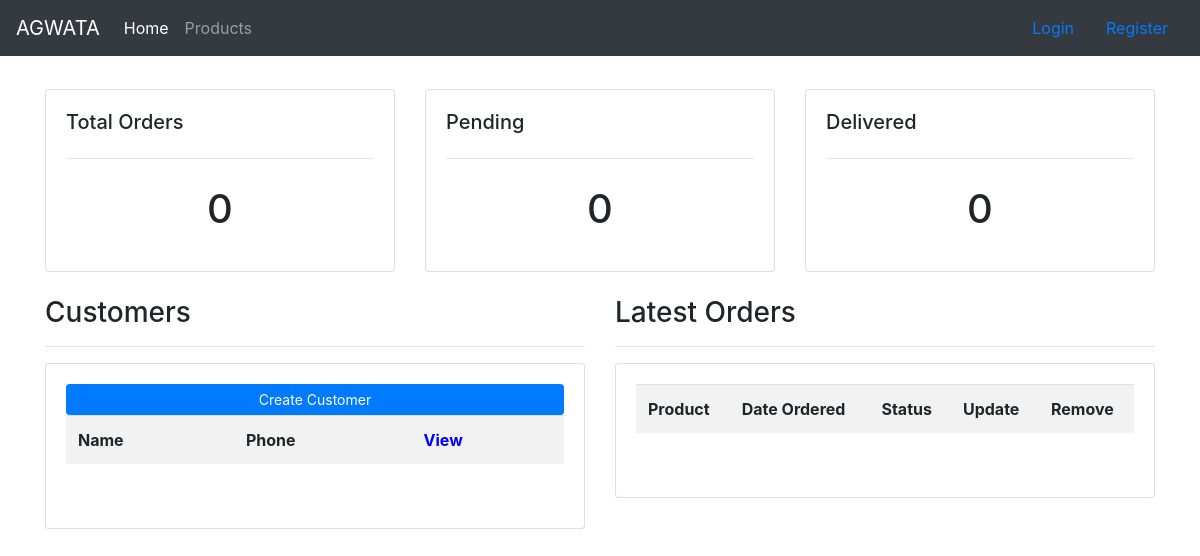
The app's page /, older data.
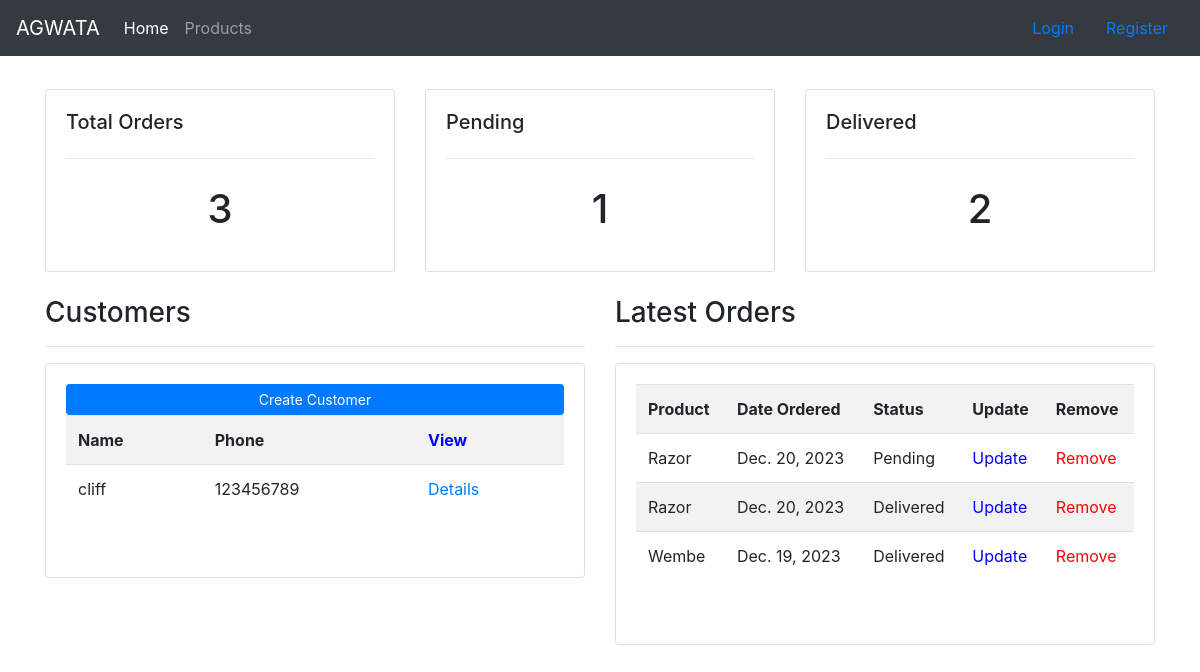
The same page, newer data.
### accounts/models.py (models this page shows, shortened)
class Customer(models.Model):
    name = models.CharField(max_length=200, null=True)
    phone = models.CharField(max_length=200, null=True)
    email = models.CharField(max_length=200, null=True)
    date_created = models.DateField(auto_now_add=True, null=True)

class Order(models.Model):
    STATUS = (
        ('Pending', 'Pending'),
        ('Out of stock', 'Out of stock'),
        ('Delivered', 'Delivered'),
    )
    customer = models.ForeignKey(Customer, null=True, on_delete=models.SET_NULL)
    product = models.ForeignKey(Product, null=True, on_delete=models.SET_NULL)
    date_created = models.DateField(auto_now_add=True, null=True)
    status = models.CharField(max_length=200, null=True, choices=STATUS)

class Product(models.Model):
    CATEGORY = (
        ('Indoor', 'Indoor'),
        ('Outdoor', 'Outdoor'),
    )
    name = models.CharField(max_length=200, null=True)
    price = models.FloatField(null=True)
    category = models.CharField(max_length=200, null=True, choices=CATEGORY)
    description = models.CharField(max_length=200, null=True)
    date_created = models.DateField(auto_now_add=True, null=True)
    tags = models.ManyToManyField(Tag)
    def __str__(self):
        return self.name

### accounts/views.py (the view)
# urls.py: path('', views.home, name = 'home'),
def home(request):
    customers = Customer.objects.all()
    orders = Order.objects.all()
    pending = orders.filter(status='Pending')
    delivered = orders.filter(status='Delivered')
    total_orders = orders.count()
    context = {'customers': customers, 'orders': orders, 'total_orders': total_orders, 'pending':pending, 'delivered':delivered}
    return render(request, 'accounts/home.html', context)

### templates/accounts/home.html
{% extends 'base.html' %}
{% block content %}
<div class="row mt-3">
    <div class="col-md">
        <div class="card card-body">
                <h5>Total Orders</h5>
                <hr>
                <h1 style="text-align: center; padding: 10px">{{ total_orders }}</h1>
        </div>
    </div>
    <div class="col-md">
        <div class="card card-body">
                <h5>Pending</h5>
                <hr>
                <h1 style="text-align: center; padding: 10px">{{ pending.count }}</h1>
        </div>
    </div>
    <div class="col-md">
        <div class="card card-body">
                <h5>Delivered</h5>
                <hr>
                <h1 style="text-align: center; padding: 10px">{{ delivered.count }}</h1>
        </div>
    </div>
</div>
<br>
<div class="row">
    <div class="col-md">
        <h3>Customers</h3>
        <hr>
        <div class="card card-body">
            <a href="{% url 'create_customer' %}" class="btn btn-primary btn-sm btn-block">Create Customer</a>
            <table class="table table-striped">
                <tr>
                    <th>Name</th>
                    <th>Phone</th>
                    <th style="color: blue;">View</th>
                </tr>
                {% for customer in customers reversed %}
                    <tr>
                        <td>{{ customer.name }}</td>
                        <td>{{ customer.phone }}</td>
                        <td><a href="{% url 'customer' customer.id %}">Details</a></td>
                    </tr>
                {% endfor %}
            </table>
                <h1 style="text-align: center; padding: 10px"></h1>
        </div>
    </div>
    <div class="col-md">
        <h3>Latest Orders</h3>
        <hr>
        <div class="card card-body">
            <table class="table table-striped">
                <tr>
                    <th>Product</th>
                    <th>Date Ordered</th>
                    <th>Status</th>
                    <th>Update</th>
                    <th>Remove</th>
                </tr>
                {% for order in orders reversed %}
                    <tr>
                        <td>{{ order.product }}</td>
                        <td>{{ order.date_created }}</td>
                        <td>{{ order.status }}</td>
                        <td><a style="color: blue;" href="{% url 'update_order' order.id %}">Update</a></td>
                        <td><a style="color: red;" href="{% url 'delete_order' order.id %}">Remove</a></td>
                    </tr>
                {% endfor %}
            </table>
                <h1 style="text-align: center; padding: 10px"></h1>
        </div>
    </div>
</div>
{% endblock %}

Row changes from the older to the newer data that the page shows:
added Customer: name "cliff", phone "123456789"
added Order: product "Razor", date_created "Dec. 20, 2023", status "Pending"
added Order: product "Razor", date_created "Dec. 20, 2023", status "Delivered"
added Order: product "Wembe", date_created "Dec. 19, 2023", status "Delivered"
Text that changed along with them:
{{ total_orders }}: "0" → "3"
{{ pending.count }}: "0" → "1"
{{ delivered.count }}: "0" → "2"
